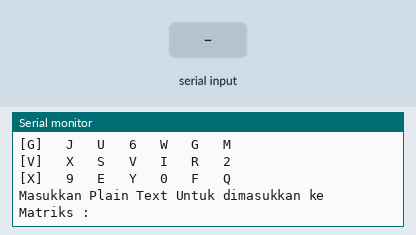
A sketch run on a simulated Arduino Uno, built with avr-gcc and run on an emulated ATmega328P. On the bench: the last lines printed to the serial monitor. The test bench sets the inputs (shaded band).

Above: at 1.0 s.
1.1 s: "1" received over Serial
At 3.3 s:
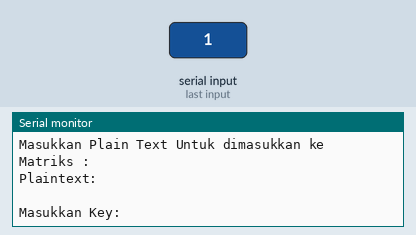
3.6 s: "0" received over Serial
At 5.3 s:
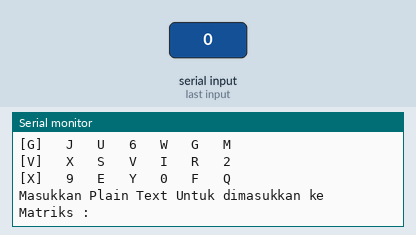

Measured:
- after the input at 1.1 s, the serial monitor: prints a new line after 1.0 s (image 1)
- after the input at 3.6 s, the serial monitor: prints a new line after 1.0 s (image 2)

The sketch:

KKA_Aziz_ADFGVX.ino
```cpp
int i,j,k,x,y,z;//deklarasi variable integer

char ADFGVX[6]={'A','D','F','G','V','X'};//deklarasi array char
char TABEL_ADFGVX[6][6]=//deklarasi array char
{
    {'8','P','3','D','1','N'},//inisialisasi value array
    {'L','T','4','O','A','H'},//inisialisasi value array
    {'7','K','B','C','5','Z'},//inisialisasi value array
    {'J','U','6','W','G','M'},//inisialisasi value array
    {'X','S','V','I','R','2'},//inisialisasi value array
    {'9','E','Y','0','F','Q'}//inisialisasi value array
};

void setup() {
  Serial.begin(115200);//deklarasi dan inisialisasi serial dengan baudrate
  Serial.println("175150307111020 M.Naufal Aziz\nAlgoritma ADFGVX\n_______"); //melakukan serial print
  Serial.println("\t[A]\t[D]\t[F]\t[G]\t[V]\t[X]");//melakukan serial print
  String plaintext = "";//deklarasi variable string
  String key = "";//deklarasi variable string
  String ciphertext = "";//deklarasi variable string

  //fungsi dibawah berguna untuk cetak tabel ADFGVX
  for(int i=0; i<6; i++){//looping sebanyak 6
    Serial.print("[");//melakukan serial print
    Serial.print(ADFGVX[i]);//melakukan serial print dengan array
    Serial.print("]\t ");//melakukan serial print
    for(int j=0; j<6; j++){//melakukan looping sebanyak 6
      Serial.print(TABEL_ADFGVX[i][j]);//melakukan serial print variable array
      Serial.print("\t ");//melakukan serial print
    }
    Serial.println();//melakukan serial print kosong untuk space
  }

  //fungsi dibawah berguna untuk menginputkan plaintext
  Serial.print("Masukkan Plain Text Untuk dimasukkan ke Matriks : ");//melakukan serial print
  while(true){//seleksi kondisi saat true
    if(Serial.available() > 0){//jika terdekteksi serial input
      plaintext = Serial.readString();//maka akan dibaca dan disimpan ke variable
      plaintext.remove(plaintext.length() - 1);//menghapus karakter sebanyak 1
      //fungsi dibawah berguna untuk mengubah plaintext huruf kecil ke huruf kapital
      for (int i=0;i<plaintext.length();i++){ if(plaintext[i]>='a' && plaintext[i]<='z'){ plaintext[i]-=32;} }//seleksi kondisi pada array untuk karakter a sampai z
      Serial.println(plaintext);//melakukan serial print
      break;//keluar dari seleksi kondisi
    }
  }

  //fungsi dibawah berguna untuk mendapatkan koordinat plaintext dari tabel ADFGVX
  char PLAINTEXT_ARR[plaintext.length()*2];//deklarasi dan inisialisasi array
  x=0;//inisialisasi variable
  for(k=0;k<plaintext.length();k++){//melakukan looping sebanyak karakter
    for(i=0;i<6;i++){//looping sebanyak 6 kali
      for(j=0;j<6;j++){//looping sebanuak 6 kali
        if(TABEL_ADFGVX[i][j]==plaintext[k]){//seleksi kondisi saat array dalam kondisi
           PLAINTEXT_ARR[x] = ADFGVX[i];//inisialisasi value array sama dengan value array lain
           PLAINTEXT_ARR[x+1] = ADFGVX[j];//inisialisasi value array sama dengan value array lain
           x=x+2;//inisialisasi penambahan pada variable
        }
      }
    }
  }

  //fungsi dibawah berguna untuk mencetak koordinat plaintext
  Serial.print("\nPlaintext:\t");//melakukan serial print
  for(i=0;i<plaintext.length();i++){//looping sebanyak karakter
    Serial.print("   ");//melakukan serial print
    Serial.print(plaintext[i]);//melakukan serial print dengan array
    Serial.print("   ");//melakukan serial print
  }
  Serial.print("\n\t\t");//melakukan serial print
  for(i=0;i<plaintext.length()*2;i=i+2){//looping sebanyak karakter
    Serial.print("[");//melakukan serial print
    Serial.print(PLAINTEXT_ARR[i]);//melakukan serial print dengan array
    Serial.print("][");//melakukan serial print
    Serial.print(PLAINTEXT_ARR[i+1]);//melakukan serial print dengan array
    Serial.print("] ");//melakukan serial print
  }

  //fungsi dibawah berguna untuk menginputkan key
  Serial.print("\n\nMasukkan Key: ");//melakukan serial print
  while(true){//seleksi kondisi saat true
    if(Serial.available() > 0){//mendteksi saat adanya input serial
      key = Serial.readString();//melakukan pembacaan dan menyimpan pada variable
      key.remove(key.length() - 1);//menghapus satu karakter pada variable
      //fungsi dibawah berguna untuk mengubah plaintext huruf kecil ke huruf kapital
      for (int i=0;i<key.length();i++){ if(key[i]>='a' && key[i]<='z'){ key[i]-=32;} }//seleksi kondisi pada array untuk karakter a sampai z
      Serial.println(key);//melakkukan serial print variable
      break;//keluar dari seleksi kondisi
    }
  }

  //fungsi dibawah berguna untuk menyusun matriks KEY
  int x;//deklarasi integer
  int y = key.length();//deklarasi integer dan inisialisasi dengan value variable lain
  if((plaintext.length()*2)%key.length()>0){ //seleksi kondisi saat variable dikali 2 karena ada koordinat x dan y
    x = 1+((plaintext.length()*2)/key.length());//melakukan inisialisasi antar variable
  } else {//jika kondisi tak terpenuhi
    x = plaintext.length()*2/key.length();//inisialisasi variable dengan nilai variable lain
  }

  //fungsi dibawah berguna untuk inisialisasi matriks key dgn panjang x*y
  char KEY_ARR[x][y];//deklarasi array char
  char SORTED_KEY_ARR[x][y];//deklarasi array char
  k=0;//inisialisasi nilai variable
  for(i=0;i<x;i++){//looping sebanyak x
    for(j=0;j<y;j++){//looping sebanyak y
      if(k<plaintext.length()*2){//seleksi kondisi dengan kondisi panjang karakter
        KEY_ARR[i][j] = PLAINTEXT_ARR[k];//inisialisasi value antar variable
      } else {//saat kondisi tak terpenuhi
        KEY_ARR[i][j] = 'x';//inisialisasi value array dengan x
      }
      k++;//melakukan increment
    }
  }

  //fungsi dibawah berguna untuk mencetak key
  Serial.print("\nKey:\t");//melakukan serial print
  for(i=0;i<key.length();i++){ //looping sebanyak karakter
    Serial.print(key[i]);//melakukan serial print dengan array
    Serial.print(' ');//melakukan serial print
  }

  //fungsi dibawah berguna untuk pemrosesan sorted key
  char sorted_key[key.length()];//deklarasi dan inisialisasi variable dengan variable lain
  for(i=0;i<key.length();i++){//looping sebanyak karakter
    sorted_key[i]=key[i];//inisialisasi value antar variable
  }
  //fungsi dibawah berguna untuk pengurutan key (menggunakan bubble sort)
  for(i=0;i<key.length()-1;i++){//looping sampai panjang karakter -1
    for(j=0;j<key.length()-1-i;j++){//looping sampai panjang karakter -1
      if(sorted_key[j]>sorted_key[j+1]){//seleksi kondisi dengan kondisi array
        k=sorted_key[j];//inisialisasi variable dengan variable array
        sorted_key[j]=sorted_key[j+1];//melakukan inisialisasi antar variable
        sorted_key[j+1]=k;//inisialisasi variable dengan variable dengan variable array
      }
    }
  }

  //fungsi dibawah berguna untuk pemrosesan key_index
  int key_index[key.length()]; //deklarasi dan inisialisasi index key dengan array

  for(i=0;i<key.length();i++){//looping sebanyak karakter
    for(j=0;j<key.length();j++){//looping sebanuak karakter
      if(sorted_key[j]==key[i]){//seleksi kondisi saat array sama
         key_index[i]=j;//inisialisasi array dengan value variable lain
         break;//keluar dari seleksi kondisi
      }
    }
  }

  int key_sorting_index[key.length()]; //deklarasi dan inisialisasi index key
  //fungsi dibawah berguna untuk pemrosesan key_sorting_index
  for(i=0;i<key.length();i++){//looping sebanyak karakter
    for(j=0;j<key.length();j++){//looping sebanyak karakter
      if(sorted_key[i]==key[j]){//seleksi kondisi dengan syarat array
         key_sorting_index[i]=j;//inisialisasi array dengan value variable lain
         break;//keluar dari seleksi kondisi
      }
    }
  }


  //fungsi dibawah berguna untuk Mencetak penomoran key
  Serial.print("\nHasil Penomoran Keyword Terhadap Matriks:\n\t");//melakukan serial print
  for(i=0;i<key.length();i++){//looping sebanyak karakter
    Serial.print(key_index[i]+1);//melakukan serial print dengan array
    Serial.print(' ');//melakukan serial print
  }

  //fungsi dibawah berguna untuk Mencetak key asli
  Serial.print("\n\t");//melakukan serial print
  for(i=0;i<key.length();i++){//looping sebanyak karakter
    Serial.print(key[i]);//melakukan serial print array
    Serial.print(' ');//melakukan serial print
  }

  //fungsi dibawah berguna untuk mencetak matriks KEY
  for(i=0;i<x;i++){//looping sebanyak x
    Serial.print("\n\t");//melakukan serial print
    for(j=0;j<key.length();j++){//looping sebanyak karakter
      Serial.print(KEY_ARR[i][j]);//melakukan serial print array
      Serial.print(' ');//melakukan serial print
    }
  }

  //fungsi dibawah berguna untuk Sorted Key (Key yang sudah diurutkan)
  Serial.print("\n\nKey Yang Diurut : \n\t");//melakukan serial print
  //fungsi dibawah berguna untuk menampilkan index key
  for(i=0; i<key.length(); i++){//looping sebanyak array
    Serial.print(i+1);//melakukan serial print variable
    Serial.print(' ');//melakukan serial print
  }
  //fungsi dibawah berguna untuk menampilkan sorted key
  Serial.print("\n\t");//melakukan serial print
  for(int i=0; i<key.length(); i++){//looping sebanyak karakter
    Serial.print(sorted_key[i])+1;//melakukan serial print dengan array
    Serial.print(' ');//melakukan serial print
  }

  //fungsi dibawah berguna untuk memproses sorted key arr
  for(int i=0; i<key.length(); i++){//looping sebanyak karakter
    for(int j=0; j<key.length(); j++){//looping sebanyak karakter
      SORTED_KEY_ARR[i][j] = KEY_ARR[i][key_sorting_index[j]];//inisialisasi antar variable
    }
  }


  //fungsi dibawah berguna untuk menampilkan sorted key arr
  for(int i=0; i<x; i++){//looping hingga x
    Serial.print("\n\t");//melakukan serial print
    for(int j=0; j<y; j++){//looping hingga y
      Serial.print(SORTED_KEY_ARR[i][j]);//melakukan serial print dengan array
      Serial.print(' ');//melakukan serial print
    }
  }

  //fungsi dibawah berguna untuk memproses ciphertext
  for(int i=0; i<y; i++){//looping sebanyak y
    for(int j=0; j<x; j++){//looping sebanyak x
      ciphertext += SORTED_KEY_ARR[j][i];//inisialisasi penambahan value variable dengan value array
    }
  }

  //fungsi dibawah berguna untuk mencetak ciphertext
  Serial.print("\n\nHasil Ciphertext: ");//melakukan serial print
  for(i=0;i<ciphertext.length();i++){//looping sebanyak karakter
    if(i>0 && i%x==0){ Serial.print(' '); }//seleksi kondisi dengan syarat
    Serial.print(ciphertext[i]);//melakukan serial print dengan array
  }

  Serial.println("\nProgram Selesai, silahkan reset Arduino jika ingin menggunakan lagi");//melakukan serial print

}

void loop() {//deklarasi method loop yang tidak digunakan
}
```
